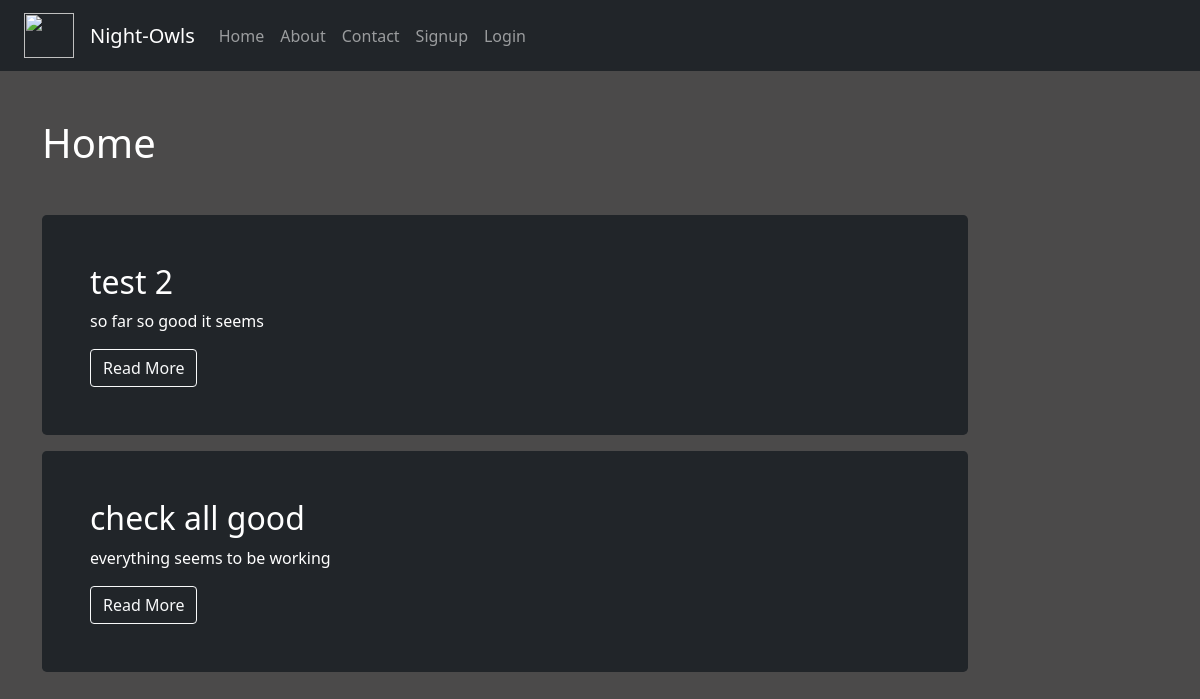
Before: / with the older database file.
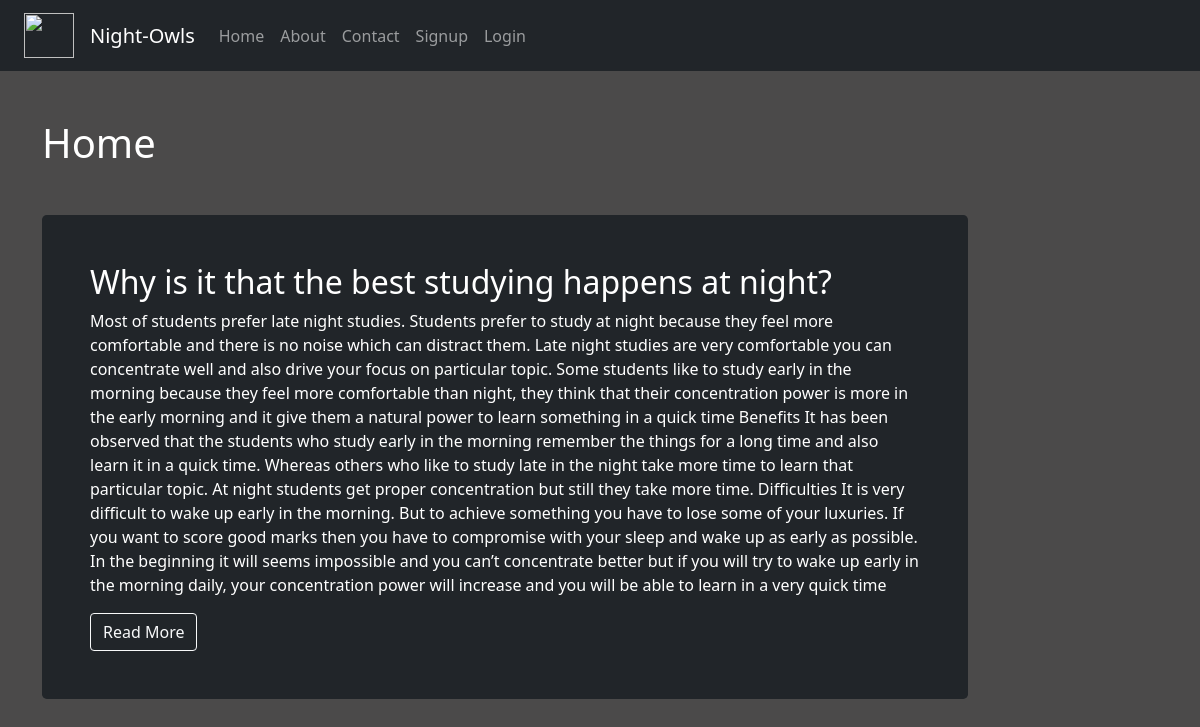
After: the same page with the newer database file.
### mini_blog/models.py (models this page shows)
class Post(models.Model):
    title = models.CharField(max_length=150)
    content = models.TextField()

### mini_blog/views.py (the view)
# urls.py: 2. Add a URL to urlpatterns:  path('', views.home, name='home')
def home(req):
    posts = Post.objects.all()
    return render(req, 'mini_blog/home.html', {'posts':posts})

### mini_blog/templates/mini_blog/home.html
{% extends 'mini_blog/base.html' %}
{% load static %}
{% block content %}
<div class="col-sm-10">
    <h1 class="text-white my-5">Home</h1>
    {% for post in posts %}
    <div class="h-80 p-5 text-white bg-dark rounded-3 my-3">
        <h2>{{post.title}}</h2>
        <p>{{post.content}}</p>
        <button class="btn btn-outline-light" type="button">Read More</button>
    </div>
    {% endfor %}
</div>
{% endblock content %}

### mini_blog/templates/mini_blog/base.html (shortened to what this page needs)
<!DOCTYPE html>
{% load static %}
<html lang="en">
<head>
    <link rel="stylesheet" href="{% static 'mini_blog/css/bootstrap.css' %}">
    <link rel="stylesheet" href="{% static 'mini_blog/css/styles.css' %}">
</head>
<body>
    <div class="container-fluid bg-dark">
        {% include 'mini_blog/navbar.html' %}
    </div>
    <div class="container">
        <div class="row">
            {% block content %}{% endblock content %}
        </div>
    </div>
</body>
</html>

### mini_blog/templates/mini_blog/navbar.html (shortened to what this page needs)
{% load static %}
<nav class="navbar navbar-expand-lg navbar-dark bg-dark">
    <div class="container-fluid">
      <a class="navbar-brand" href="{% url 'homepage' %}">
        <img src="{% static 'mini_blog/images/owl.png' %}" alt="" width="50" height="45">
        <a class="navbar-brand" href="{% url 'homepage' %}">Night-Owls</a>
      </a>
      <div class="collapse navbar-collapse" id="navbarNav">
        <ul class="navbar-nav">
          <li class="nav-item">
            <a class="nav-link" aria-current="page" href="{% url 'homepage' %}">Home</a>
          </li>
          <li class="nav-item">
            <a class="nav-link" href="{% url 'aboutpage' %}">About</a>
          </li>
          <li class="nav-item">
            <a class="nav-link" href="{% url 'contactpage' %}">Contact</a>
          </li>
          {% if request.user.is_authenticated %}
            <li class="nav-item">
              <a class="nav-link" href="{% url 'dashboardpage' %}">Dashboard</a>
            </li>
            <li class="nav-item">
              <a class="nav-link" href="{% url 'logoutpage' %}">Logout</a>
            </li>
          {% else %}
            <li class="nav-item">
              <a class="nav-link" href="{% url 'signuppage' %}">Signup</a>
            </li>
            <li class="nav-item">
              <a class="nav-link" href="{% url 'loginpage' %}">Login</a>
            </li>
          {% endif %}
        </ul>
      </div>
    </div>
  </nav>

### mini_blog/static/mini_blog/css/styles.css (style rules this page uses)
body { background-color: rgb(75, 74, 74); color: antiquewhite; }

Changed rows visible on the page:
removed Post: title "test 2", content "so far so good it seems"
removed Post: title "check all good", content "everything seems to be working"
added Post: title "Why is it that the best studying happens at night?", content "Most of students prefer late night studies. Students prefer to study at night because they feel more comfortable and there is no noise which can distract them. Late night studies are very comfortable you can concentrate well and also drive your focus on particular topic. Some students like to study early in the morning because they feel more comfortable than night, they think that their concentration power is more in the early morning and it give them a natural power to learn something in a quick time Benefits It has been observed that the students who study early in the morning remember the things for a long time and also learn it in a quick time. Whereas others who like to study late in…"
